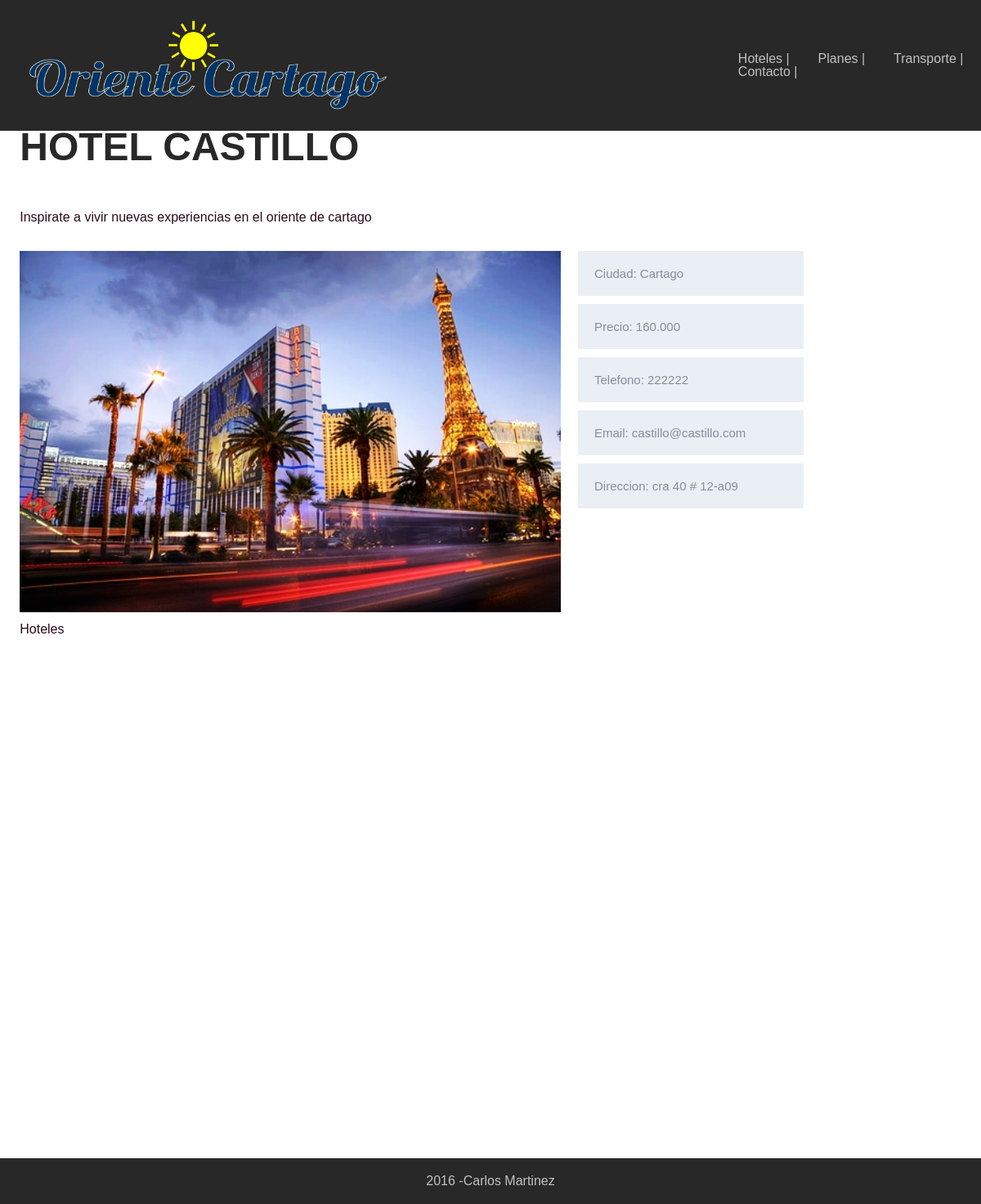
The app's page /hotel/1/, older data.
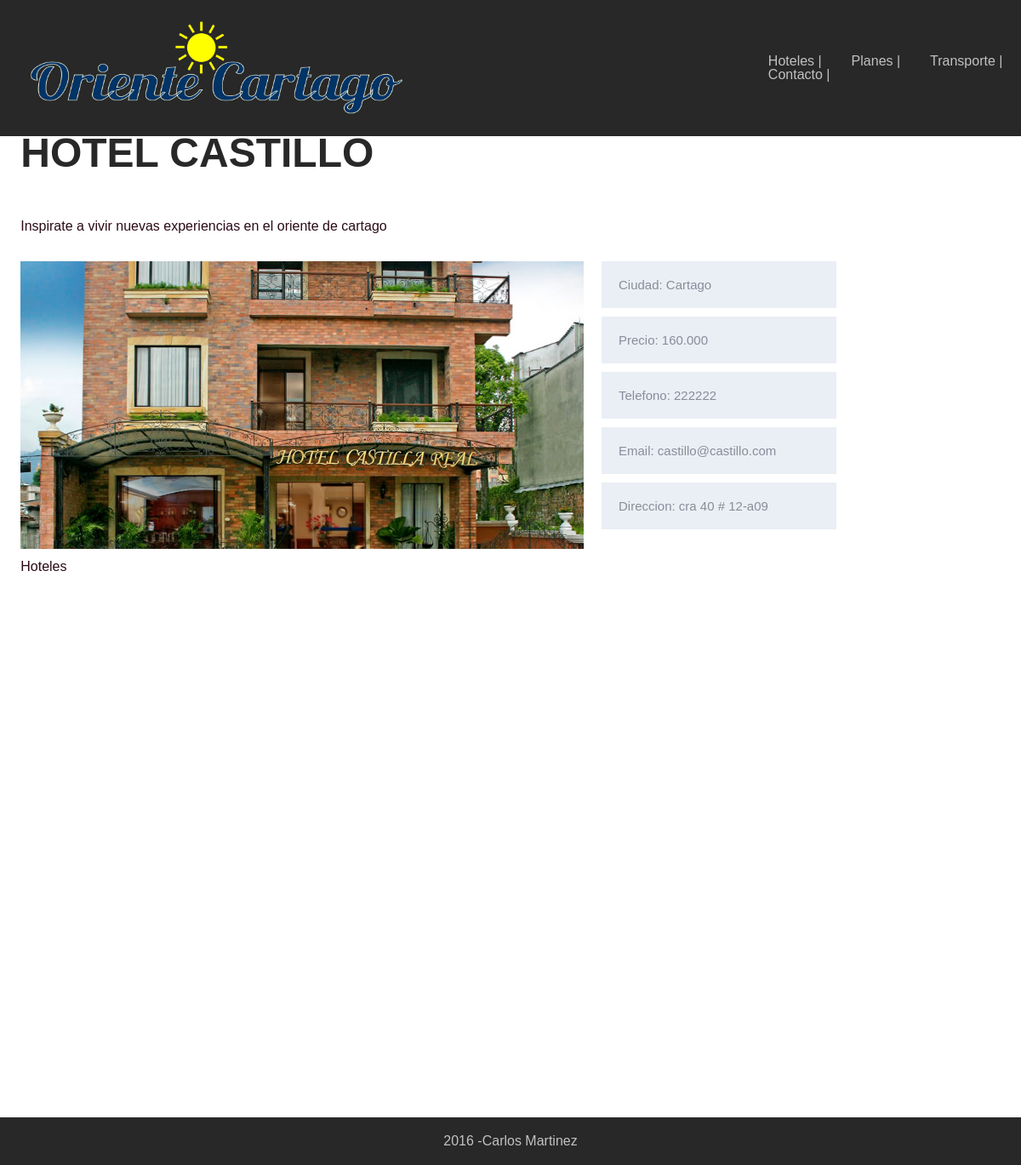
The same page, newer data.
### hotels/models.py (models this page shows)
class Hotel(models.Model):
	name = models.CharField(max_length=255)
	description = models.CharField(max_length=255)
	city = models.CharField(max_length=255)
	phone = models.IntegerField(unique=True)
	email = models.EmailField(max_length=255)
	address = models.CharField(max_length=255)
	price = models.DecimalField(max_digits=6, decimal_places=3)
	image = models.ImageField(blank=True)

### hotels/views.py (the view)
# urls.py: url(r'^hotel/(?P<pk>[0-9]+)/$', views.hotel_detail)
def hotel_detail(request, pk):
	hotel = get_object_or_404(Hotel, pk=pk)
	template = loader.get_template('hotel_detail.html')
	context = {
		'hotel': hotel
	}
	return HttpResponse(template.render(context, request))

### templates/hotel_detail.html (shortened to what this page needs)
{% load staticfiles %}
<!DOCTYPE html>
<html lang="en">
<head>
	{% load staticfiles %}
	<link rel="stylesheet" href="{% static 'css/style.css' %}">
</head>
<body>
	<header>
		<div class="container">
			<nav class="row between middle">
				<div class="col-4">
					<a href="/">
						<img src="{% static 'assets/cartago1.png' %}">
					</a>
				</div>
				<div class="col-3 end">
					<ul class="row between">
						<li class="col">
							<a href="{% url 'hotels.views.hotels' %}">Hoteles </a> |
						</li>
						<li class="col">
							<a href="{% url 'plans.views.plans' %}">Planes</a> |
						</li>
						<li class="col">
							<a href="{% url 'transports.views.transports' %}">Transporte</a> |
						</li>
						<li class="col">
							<a href="{% url 'contacts.views.new_contact' %}">Contacto</a> |
						</li>
					</ul>
				</div>
			</nav>
		</div>
	</header>
	<section class="full-height">
		<div class="container">
			<div class="row">
					<h2 class="col-12">{{ hotel.name }}</h2>
					<p class="col-12">{{ hotel.description }}</p>
			</div>
            <div class="row">
                <div class="col-7">
                	<img src="{{ hotel.image.url }}" alt="">
                </div>
                <div class="col-3">
                	<div class="row">
                		<div class="col-12 info">
                			Ciudad: {{ hotel.city}}
                		</div>
                		<div class="col-12 info">
                			Precio: {{ hotel.price}}
                		</div>
                		<div class="col-12 info">
                			Telefono: {{ hotel.phone}}
                		</div>
                		<div class="col-12 info">
                			Email: {{ hotel.email}}
                		</div>
                		<div class="col-12 info">
                			Direccion: {{ hotel.address}}
                		</div>
                	</div>
                </div>
            </div>
            <div class="row">
               	<h3 class="col-12">
               		<a class="a_" href="{% url 'hotels.views.hotels' %}">Hoteles</a>
               	</h3>
            </div>
            <div class="row">
            	<iframe src="https://www.google.com/maps/embed?pb=!1m14!1m12!1m3!1d15904.56370959305!2d-75.91654270671657!3d4.745553527883959!2m3!1f0!2f0!3f0!3m2!1i1024!2i768!4f13.1!5e0!3m2!1ses!2sco!4v1457319613057" width="600" height="450" frameborder="0" style="border:0" allowfullscreen></iframe>
            </div>
		</div>
	</section>
	<footer>
		<div class="container">
			<div class="row center">
				2016 - <a href="https://twitter.com/CarlosAM_7" target="_blank">Carlos Martinez</a>
			</div>
		</div>
	</footer>
</body>
</html>

Row changes from the older to the newer data that the page shows:
changed Hotel "HOTEL CASTILLO": image: a different picture
